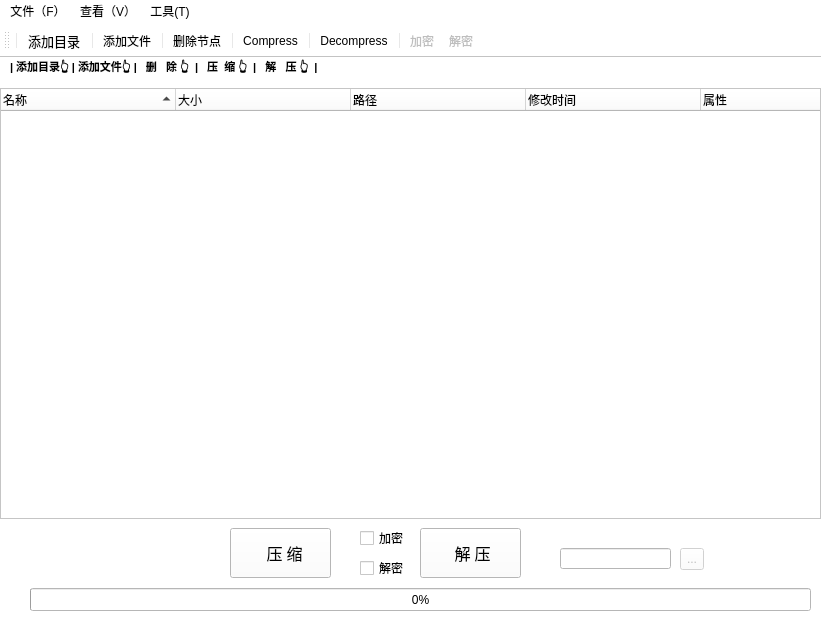
<?xml version="1.0" encoding="UTF-8"?>
<ui version="4.0">
 <class>MainWindow</class>
 <widget class="QMainWindow" name="MainWindow">
  <property name="geometry">
   <rect>
    <x>0</x>
    <y>0</y>
    <width>821</width>
    <height>633</height>
   </rect>
  </property>
  <property name="windowTitle">
   <string>HFU压缩解压</string>
  </property>
  <property name="windowIcon">
   <iconset>
    <normaloff>image/title.jpg</normaloff>image/title.jpg</iconset>
  </property>
  <property name="styleSheet">
   <string notr="true">background-color: white;</string>
  </property>
  <widget class="QWidget" name="centralWidget">
   <widget class="QTreeWidget" name="treeWidget">
    <property name="geometry">
     <rect>
      <x>0</x>
      <y>30</y>
      <width>821</width>
      <height>431</height>
     </rect>
    </property>
    <property name="sizePolicy">
     <sizepolicy hsizetype="Expanding" vsizetype="Expanding">
      <horstretch>0</horstretch>
      <verstretch>0</verstretch>
     </sizepolicy>
    </property>
    <property name="font">
     <font>
      <pointsize>10</pointsize>
     </font>
    </property>
    <property name="frameShape">
     <enum>QFrame::StyledPanel</enum>
    </property>
    <property name="frameShadow">
     <enum>QFrame::Plain</enum>
    </property>
    <property name="selectionMode">
     <enum>QAbstractItemView::ExtendedSelection</enum>
    </property>
    <property name="sortingEnabled">
     <bool>true</bool>
    </property>
    <property name="animated">
     <bool>true</bool>
    </property>
    <property name="headerHidden">
     <bool>false</bool>
    </property>
    <attribute name="headerVisible">
     <bool>true</bool>
    </attribute>
    <attribute name="headerDefaultSectionSize">
     <number>175</number>
    </attribute>
    <column>
     <property name="text">
      <string>名称</string>
     </property>
    </column>
    <column>
     <property name="text">
      <string>大小</string>
     </property>
    </column>
    <column>
     <property name="text">
      <string>路径</string>
     </property>
    </column>
    <column>
     <property name="text">
      <string>修改时间</string>
     </property>
    </column>
    <column>
     <property name="text">
      <string>属性</string>
     </property>
    </column>
   </widget>
   <widget class="QCheckBox" name="checkBox_useSeperateKeytoCompress">
    <property name="geometry">
     <rect>
      <x>360</x>
      <y>470</y>
      <width>51</width>
      <height>20</height>
     </rect>
    </property>
    <property name="toolTip">
     <string>分离 Huffman 编码</string>
    </property>
    <property name="statusTip">
     <string>不写入 Huffman 信息到文件中，分离作为密钥文件</string>
    </property>
    <property name="text">
     <string>加密</string>
    </property>
   </widget>
   <widget class="QToolButton" name="toolButton_selectPath">
    <property name="enabled">
     <bool>false</bool>
    </property>
    <property name="geometry">
     <rect>
      <x>680</x>
      <y>490</y>
      <width>24</width>
      <height>22</height>
     </rect>
    </property>
    <property name="text">
     <string>...</string>
    </property>
   </widget>
   <widget class="QLineEdit" name="lineEdit_pathDisplay">
    <property name="enabled">
     <bool>false</bool>
    </property>
    <property name="geometry">
     <rect>
      <x>560</x>
      <y>490</y>
      <width>111</width>
      <height>21</height>
     </rect>
    </property>
    <property name="text">
     <string/>
    </property>
    <property name="readOnly">
     <bool>true</bool>
    </property>
   </widget>
   <widget class="QCheckBox" name="checkBox_useKeytoDecompress">
    <property name="geometry">
     <rect>
      <x>360</x>
      <y>500</y>
      <width>51</width>
      <height>20</height>
     </rect>
    </property>
    <property name="toolTip">
     <string>添加 Huffman 树密钥文件</string>
    </property>
    <property name="statusTip">
     <string>添加密钥文件作进行解码</string>
    </property>
    <property name="text">
     <string>解密</string>
    </property>
   </widget>
   <widget class="QPushButton" name="pushButton_decompress">
    <property name="geometry">
     <rect>
      <x>420</x>
      <y>470</y>
      <width>101</width>
      <height>50</height>
     </rect>
    </property>
    <property name="minimumSize">
     <size>
      <width>50</width>
      <height>50</height>
     </size>
    </property>
    <property name="font">
     <font>
      <family>华文中宋</family>
      <pointsize>12</pointsize>
     </font>
    </property>
    <property name="styleSheet">
     <string notr="true"/>
    </property>
    <property name="text">
     <string> 解 压</string>
    </property>
    <property name="icon">
     <iconset>
      <normaloff>C:/Users/lenovo/Desktop/image/decode.png</normaloff>C:/Users/lenovo/Desktop/image/decode.png</iconset>
    </property>
    <property name="iconSize">
     <size>
      <width>50</width>
      <height>50</height>
     </size>
    </property>
   </widget>
   <widget class="QPushButton" name="pushButton_compress">
    <property name="enabled">
     <bool>true</bool>
    </property>
    <property name="geometry">
     <rect>
      <x>230</x>
      <y>470</y>
      <width>101</width>
      <height>50</height>
     </rect>
    </property>
    <property name="minimumSize">
     <size>
      <width>50</width>
      <height>50</height>
     </size>
    </property>
    <property name="font">
     <font>
      <family>华文中宋</family>
      <pointsize>12</pointsize>
     </font>
    </property>
    <property name="layoutDirection">
     <enum>Qt::LeftToRight</enum>
    </property>
    <property name="autoFillBackground">
     <bool>false</bool>
    </property>
    <property name="styleSheet">
     <string notr="true"/>
    </property>
    <property name="text">
     <string>  压 缩</string>
    </property>
    <property name="icon">
     <iconset>
      <normaloff>C:/Users/lenovo/Desktop/image/encode.png</normaloff>C:/Users/lenovo/Desktop/image/encode.png</iconset>
    </property>
    <property name="iconSize">
     <size>
      <width>50</width>
      <height>50</height>
     </size>
    </property>
    <property name="checkable">
     <bool>false</bool>
    </property>
   </widget>
   <widget class="QProgressBar" name="progressBar">
    <property name="geometry">
     <rect>
      <x>30</x>
      <y>530</y>
      <width>781</width>
      <height>23</height>
     </rect>
    </property>
    <property name="value">
     <number>0</number>
    </property>
    <property name="textVisible">
     <bool>true</bool>
    </property>
    <property name="textDirection">
     <enum>QProgressBar::TopToBottom</enum>
    </property>
   </widget>
   <widget class="QLabel" name="compressionRateLabel">
    <property name="geometry">
     <rect>
      <x>40</x>
      <y>470</y>
      <width>121</width>
      <height>41</height>
     </rect>
    </property>
    <property name="font">
     <font>
      <family>华文中宋</family>
      <pointsize>12</pointsize>
     </font>
    </property>
    <property name="text">
     <string/>
    </property>
   </widget>
   <widget class="QLabel" name="label">
    <property name="geometry">
     <rect>
      <x>10</x>
      <y>0</y>
      <width>431</width>
      <height>20</height>
     </rect>
    </property>
    <property name="font">
     <font>
      <pointsize>8</pointsize>
      <bold>true</bold>
      <underline>false</underline>
     </font>
    </property>
    <property name="text">
     <string>| 添加目录👆 | 添加文件👆 |   删   除 👆  |   压  缩 👆  |   解   压 👆  |</string>
    </property>
   </widget>
  </widget>
  <widget class="QMenuBar" name="menubar">
   <property name="geometry">
    <rect>
     <x>0</x>
     <y>0</y>
     <width>821</width>
     <height>22</height>
    </rect>
   </property>
   <widget class="QMenu" name="menu_F">
    <property name="title">
     <string>文件（F）</string>
    </property>
    <addaction name="actFile_addDir"/>
    <addaction name="actFile_addFile"/>
    <addaction name="actFile_deleteFileNode"/>
    <addaction name="separator"/>
   </widget>
   <widget class="QMenu" name="menu_V">
    <property name="title">
     <string>查看（V）</string>
    </property>
    <addaction name="actView_displayName"/>
    <addaction name="actView_displaySize"/>
    <addaction name="actView_displayPath"/>
    <addaction name="actView_displayEditTime"/>
    <addaction name="actView_displayProperties"/>
    <addaction name="separator"/>
   </widget>
   <widget class="QMenu" name="menu_T">
    <property name="title">
     <string>工具(T)</string>
    </property>
    <widget class="QMenu" name="menu">
     <property name="font">
      <font>
       <pointsize>10</pointsize>
      </font>
     </property>
     <property name="title">
      <string>选项</string>
     </property>
     <addaction name="actionUseSeparateKeyToCompress"/>
     <addaction name="actionUseKeyToDecompress"/>
    </widget>
    <addaction name="menu"/>
    <addaction name="separator"/>
   </widget>
   <addaction name="menu_F"/>
   <addaction name="menu_V"/>
   <addaction name="menu_T"/>
  </widget>
  <widget class="QToolBar" name="toolBar">
   <property name="windowTitle">
    <string>toolBar</string>
   </property>
   <property name="orientation">
    <enum>Qt::Horizontal</enum>
   </property>
   <property name="iconSize">
    <size>
     <width>53</width>
     <height>40</height>
    </size>
   </property>
   <attribute name="toolBarArea">
    <enum>TopToolBarArea</enum>
   </attribute>
   <attribute name="toolBarBreak">
    <bool>false</bool>
   </attribute>
   <addaction name="separator"/>
   <addaction name="actFile_addDir"/>
   <addaction name="separator"/>
   <addaction name="actFile_addFile"/>
   <addaction name="separator"/>
   <addaction name="actFile_deleteFileNode"/>
   <addaction name="separator"/>
   <addaction name="actionCompress"/>
   <addaction name="separator"/>
   <addaction name="actionDecompress"/>
   <addaction name="separator"/>
   <addaction name="actionUseSeparateKeyToCompress"/>
   <addaction name="actionUseKeyToDecompress"/>
  </widget>
  <action name="actFile_addDir">
   <property name="icon">
    <iconset>
     <normaloff>C:/Users/lenovo/Desktop/image/directory.jpg</normaloff>C:/Users/lenovo/Desktop/image/directory.jpg</iconset>
   </property>
   <property name="text">
    <string>添加目录</string>
   </property>
   <property name="toolTip">
    <string>添加目录</string>
   </property>
   <property name="statusTip">
    <string>添加目录到视图所选目录下</string>
   </property>
   <property name="font">
    <font>
     <pointsize>10</pointsize>
    </font>
   </property>
  </action>
  <action name="actFile_addFile">
   <property name="icon">
    <iconset>
     <normaloff>C:/Users/lenovo/Desktop/image/file.jpg</normaloff>C:/Users/lenovo/Desktop/image/file.jpg</iconset>
   </property>
   <property name="text">
    <string>添加文件</string>
   </property>
   <property name="toolTip">
    <string>添加文件</string>
   </property>
   <property name="statusTip">
    <string>添加文件到视图所选目录树下</string>
   </property>
  </action>
  <action name="act_Exit">
   <property name="text">
    <string>退出</string>
   </property>
   <property name="toolTip">
    <string>退出程序</string>
   </property>
   <property name="statusTip">
    <string>退出程序</string>
   </property>
  </action>
  <action name="actView_displayIcons">
   <property name="text">
    <string>图标</string>
   </property>
  </action>
  <action name="actView_displayName">
   <property name="checkable">
    <bool>true</bool>
   </property>
   <property name="checked">
    <bool>true</bool>
   </property>
   <property name="text">
    <string>名称</string>
   </property>
   <property name="font">
    <font>
     <pointsize>10</pointsize>
    </font>
   </property>
  </action>
  <action name="actView_displaySize">
   <property name="checkable">
    <bool>true</bool>
   </property>
   <property name="checked">
    <bool>true</bool>
   </property>
   <property name="text">
    <string>大小</string>
   </property>
  </action>
  <action name="actView_displayPath">
   <property name="checkable">
    <bool>true</bool>
   </property>
   <property name="checked">
    <bool>true</bool>
   </property>
   <property name="text">
    <string>路径</string>
   </property>
  </action>
  <action name="actView_displayEditTime">
   <property name="checkable">
    <bool>true</bool>
   </property>
   <property name="checked">
    <bool>true</bool>
   </property>
   <property name="text">
    <string>修改时间</string>
   </property>
  </action>
  <action name="actView_displayProperties">
   <property name="checkable">
    <bool>true</bool>
   </property>
   <property name="checked">
    <bool>true</bool>
   </property>
   <property name="text">
    <string>属性</string>
   </property>
  </action>
  <action name="actTool_about">
   <property name="text">
    <string>About</string>
   </property>
  </action>
  <action name="actFile_deleteFileNode">
   <property name="icon">
    <iconset>
     <normaloff>C:/Users/lenovo/Desktop/image/delete.jpg</normaloff>C:/Users/lenovo/Desktop/image/delete.jpg</iconset>
   </property>
   <property name="text">
    <string>删除节点</string>
   </property>
  </action>
  <action name="actionUseSeparateKeyToCompress">
   <property name="checkable">
    <bool>true</bool>
   </property>
   <property name="checked">
    <bool>false</bool>
   </property>
   <property name="enabled">
    <bool>false</bool>
   </property>
   <property name="icon">
    <iconset>
     <normaloff>image/en.png</normaloff>image/en.png</iconset>
   </property>
   <property name="text">
    <string>加密</string>
   </property>
   <property name="toolTip">
    <string>使用独立密钥压缩</string>
   </property>
  </action>
  <action name="actionUseKeyToDecompress">
   <property name="checkable">
    <bool>true</bool>
   </property>
   <property name="checked">
    <bool>false</bool>
   </property>
   <property name="enabled">
    <bool>false</bool>
   </property>
   <property name="icon">
    <iconset>
     <normaloff>image/de.png</normaloff>image/de.png</iconset>
   </property>
   <property name="text">
    <string>解密</string>
   </property>
   <property name="toolTip">
    <string>使用密钥解压</string>
   </property>
  </action>
  <action name="actionCompress">
   <property name="checkable">
    <bool>false</bool>
   </property>
   <property name="icon">
    <iconset>
     <normaloff>C:/Users/lenovo/Desktop/image/encode.png</normaloff>C:/Users/lenovo/Desktop/image/encode.png</iconset>
   </property>
   <property name="text">
    <string>Compress</string>
   </property>
   <property name="toolTip">
    <string>压缩</string>
   </property>
   <property name="menuRole">
    <enum>QAction::NoRole</enum>
   </property>
  </action>
  <action name="actionDecompress">
   <property name="icon">
    <iconset>
     <normaloff>C:/Users/lenovo/Desktop/image/decode.png</normaloff>C:/Users/lenovo/Desktop/image/decode.png</iconset>
   </property>
   <property name="text">
    <string>Decompress</string>
   </property>
   <property name="toolTip">
    <string>解压</string>
   </property>
   <property name="menuRole">
    <enum>QAction::NoRole</enum>
   </property>
  </action>
 </widget>
 <resources/>
 <connections/>
</ui>
